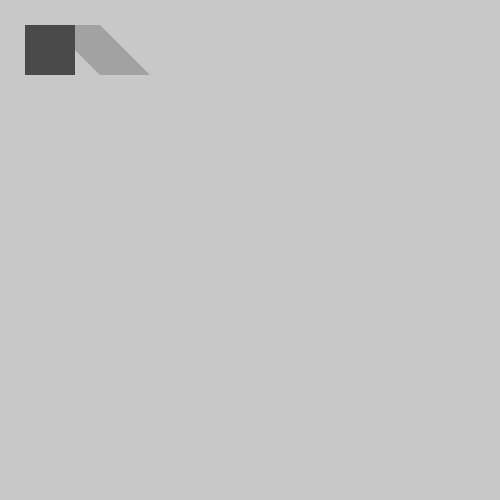
Frame 1 (no input)
Frame 60 (no input): identical to frame 1, image omitted
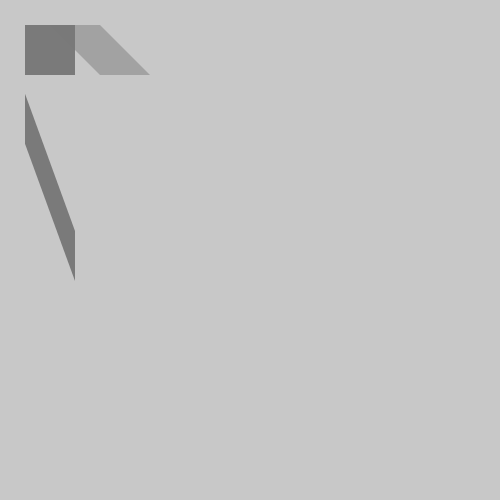
Frame 120 (the mouse pressed at the canvas centre since frame 60)

The p5.js sketch that drew these frames (run headless with seeded random() and noise() and a simulated clock; from frame 60 on, the mouse is pressed at the canvas centre):

// p5.js sketch
// ── sketch.js

function setup() {
  createCanvas(500, 500);
  noStroke()
  angleMode(DEGREES)

}


function draw() {
  background(200);
  fill(0, 100)
  rect(25,25,50)

  push()
  fill(120, 120)
  shearX(45) //Mouse
  rect(25,25,50)
  pop()
 
  push()
  shearY(mouseX)
  rect(25,25,50)
  pop()

}
